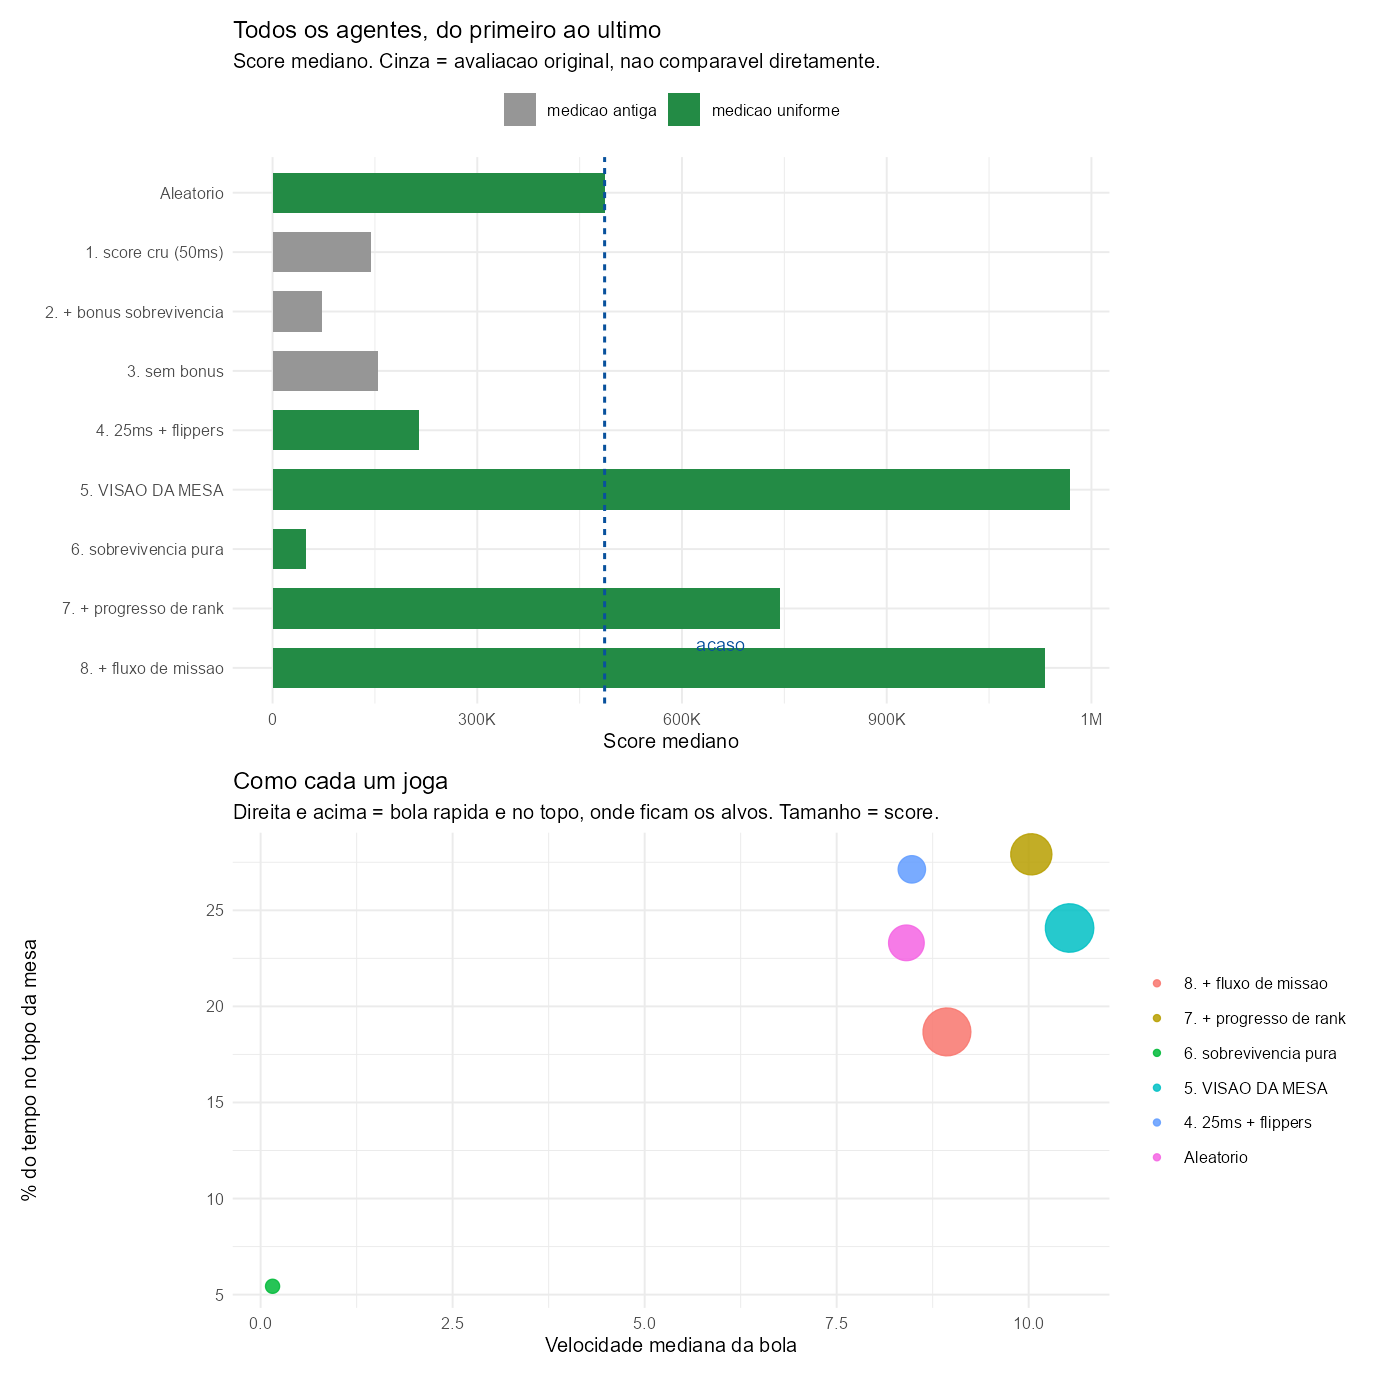

Write R code to recreate this figure.
# Linha do tempo do projeto: todos os agentes, do primeiro ao ultimo.
#
# Os agentes 1-3 vem das avaliacoes originais (obs de 9 valores, incompativel
# com o ambiente atual). Os demais foram medidos juntos, na mesma sessao.
suppressMessages({library(data.table); library(ggplot2); library(dplyr); library(patchwork)})

novo <- fread("C:/Users/drian/Games/pinball_rl/analise/dados/comparacao_geral.csv")

# historico dos que nao rodam mais no ambiente atual
hist <- data.table(
  agente = c("1. score cru (50ms)", "2. + bonus sobrevivencia", "3. sem bonus"),
  score = c(144750, 72000, 154500),
  duracao = c(98, 264, 120),
  medicao = "historico")

res <- novo[, .(score = median(score), duracao = mean(duracao),
                rank = mean(rank), progresso = mean(progresso),
                alvos = mean(alvos), missoes = mean(missoes),
                vel = mean(vel_mediana), parada = mean(pct_parada),
                topo = mean(pct_topo), ambos = mean(pct_ambos)),
            by = agente][, medicao := "uniforme"]

todos <- rbindlist(list(hist, res), fill = TRUE)
ordem <- c("Aleatorio", "1. score cru (50ms)", "2. + bonus sobrevivencia",
           "3. sem bonus", "4. 25ms + flippers", "5. VISAO DA MESA",
           "6. sobrevivencia pura", "7. + progresso de rank", "8. + fluxo de missao")
todos[, agente := factor(agente, levels = rev(ordem))]
setorder(todos, -agente)
print(as.data.frame(todos), digits = 5)
fwrite(todos, "C:/Users/drian/Games/pinball_rl/analise/dados/resumo_agentes.csv")

cores <- c(uniforme = "#238b45", historico = "#969696")

g1 <- ggplot(todos, aes(agente, score, fill = medicao)) +
  geom_col(width = .68) +
  geom_hline(yintercept = todos[agente == "Aleatorio", score],
             linetype = "22", colour = "#08519c", linewidth = .7) +
  annotate("text", x = 1.4, y = todos[agente == "Aleatorio", score] * 1.35,
           label = "acaso", colour = "#08519c", size = 3.2) +
  scale_y_continuous(labels = scales::label_number(scale_cut = scales::cut_short_scale())) +
  scale_fill_manual(values = cores, name = NULL,
                    labels = c(historico = "medicao antiga", uniforme = "medicao uniforme")) +
  coord_flip() +
  labs(title = "Todos os agentes, do primeiro ao ultimo",
       subtitle = "Score mediano. Cinza = avaliacao original, nao comparavel diretamente.",
       x = NULL, y = "Score mediano") +
  theme_minimal(base_size = 10) + theme(legend.position = "top")

d2 <- todos[medicao == "uniforme"]
g2 <- ggplot(d2, aes(vel, topo, colour = agente, size = score)) +
  geom_point(alpha = .85) +
  scale_size_continuous(range = c(3, 11), guide = "none") +
  labs(title = "Como cada um joga",
       subtitle = "Direita e acima = bola rapida e no topo, onde ficam os alvos. Tamanho = score.",
       x = "Velocidade mediana da bola", y = "% do tempo no topo da mesa") +
  theme_minimal(base_size = 10) + theme(legend.position = "right",
                                        legend.title = element_blank())

ggsave("C:/Users/drian/Games/pinball_rl/analise/linha_do_tempo.png",
       g1 / g2 + plot_layout(heights = c(1.15, 1)), width = 9.5, height = 9.5, dpi = 145)
cat("linha_do_tempo.png salvo\n")
